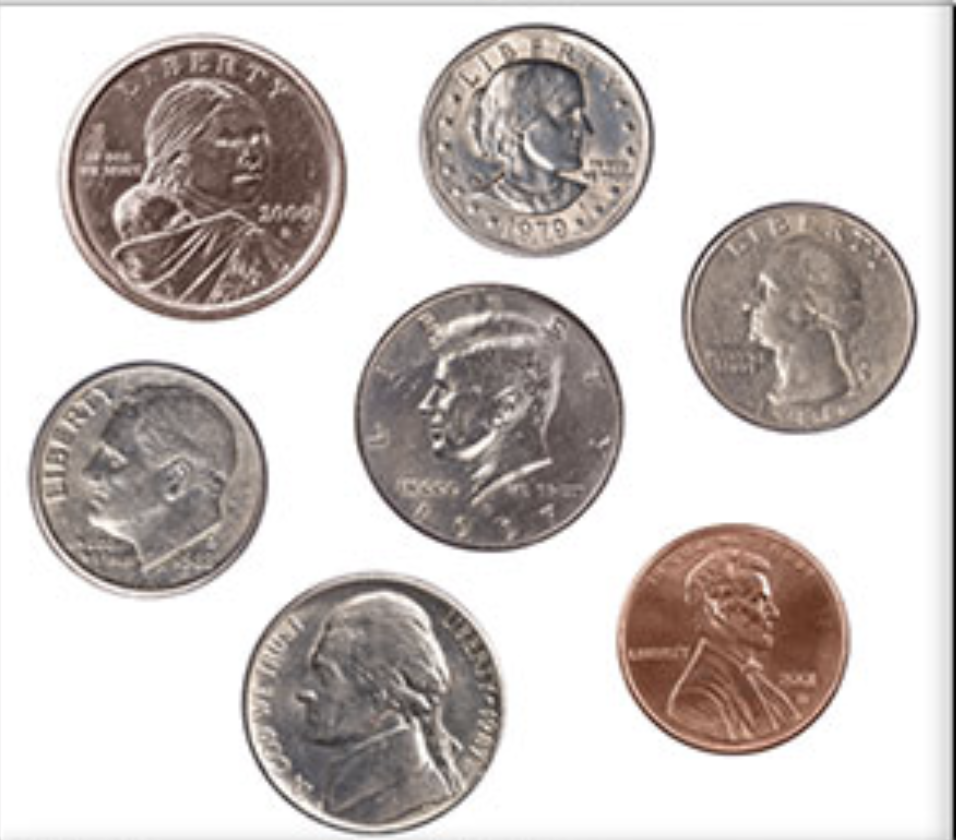
#> input picture module1/coin_image.png, 956 x 840 px
$ python adaptive_thresholding.py --image coin_image.png
#> lines starting #> are read from the running program, lines starting #| are printed output that depends on the picture; after the words box and inside, x2 and y2 are one past the last pixel; in counts of white or black regions, pixels touching at a corner belong together
import cv2
from argparse import ArgumentParser
from skimage.filters import threshold_local

ap = ArgumentParser()
ap.add_argument("-i", "--image", required=True, help = "Path to the image is required")
args = vars(ap.parse_args())

image = cv2.imread(args["image"])
#> image is the input picture: shape (840, 956, 3); mean B, G, R 193.3, 196, 202.8
gray = cv2.cvtColor(image, cv2.COLOR_BGR2GRAY)
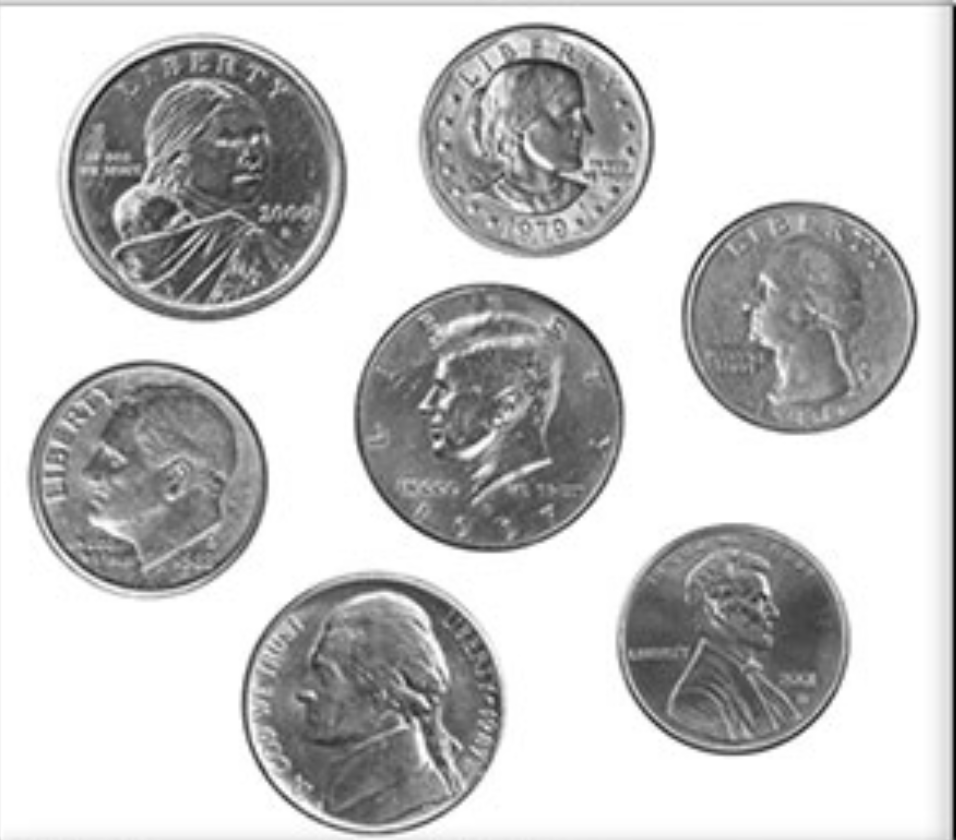
#> gray: shape (840, 956); min 0, max 255, mean 197.7
blurred = cv2.GaussianBlur(gray, (13, 5), 0)
# instead of manually specifying the threshold value, we can use adaptive
# thresholding to examine neighborhoods of pixels and adaptively threshold
# each neighborhood -- in this example, we'll calculate the mean value
# of the neighborhood area of 25 pixels and threshold based on that value;
# finally, our constant C is subtracted from the mean calculation (in this
# case 15)
thresh = cv2.adaptiveThreshold(blurred, 255, cv2.ADAPTIVE_THRESH_MEAN_C, cv2.THRESH_BINARY_INV, 35, 15)
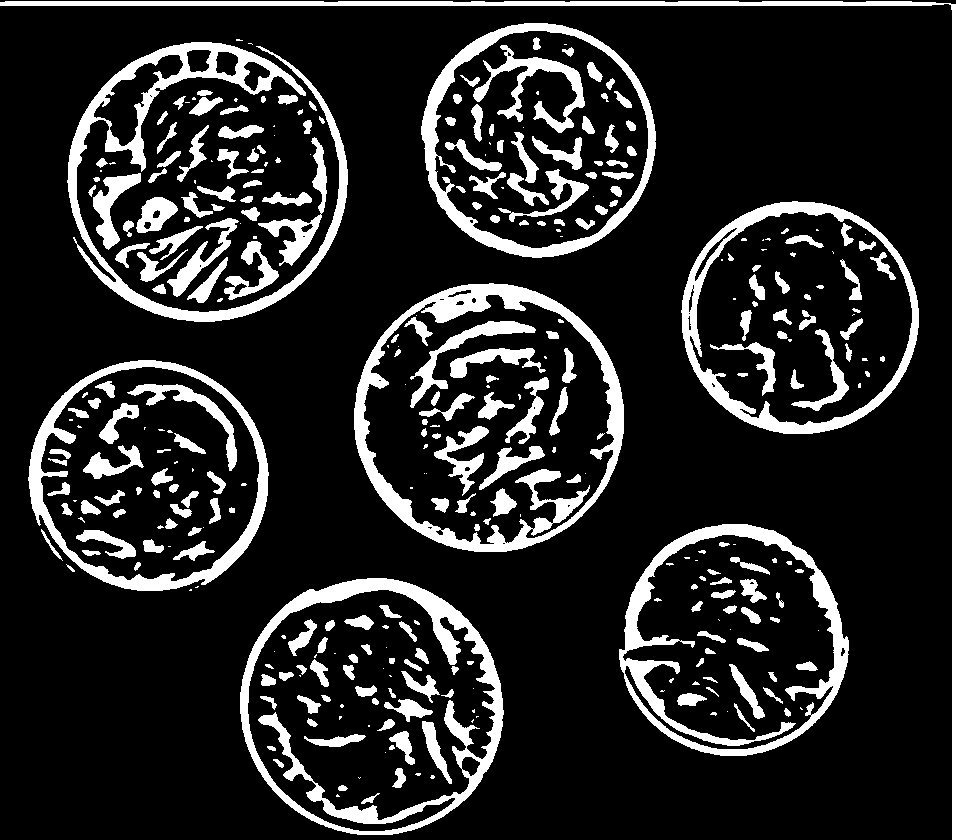
#> thresh: shape (840, 956); 15.3% white; 350 white regions (108 under 20 px), largest, box (x1, y1, x2, y2) and area: (354, 283, 624, 552) 11621, (240, 578, 504, 835) 11312, (67, 42, 348, 322) 10844
cv2.imshow("Thresh", thresh)

# personally, I prefer the scikit-image adaptive thresholding, it just
# feels a lot more "Pythonic"
T = threshold_local(blurred, 59, offset=5, method="gaussian")
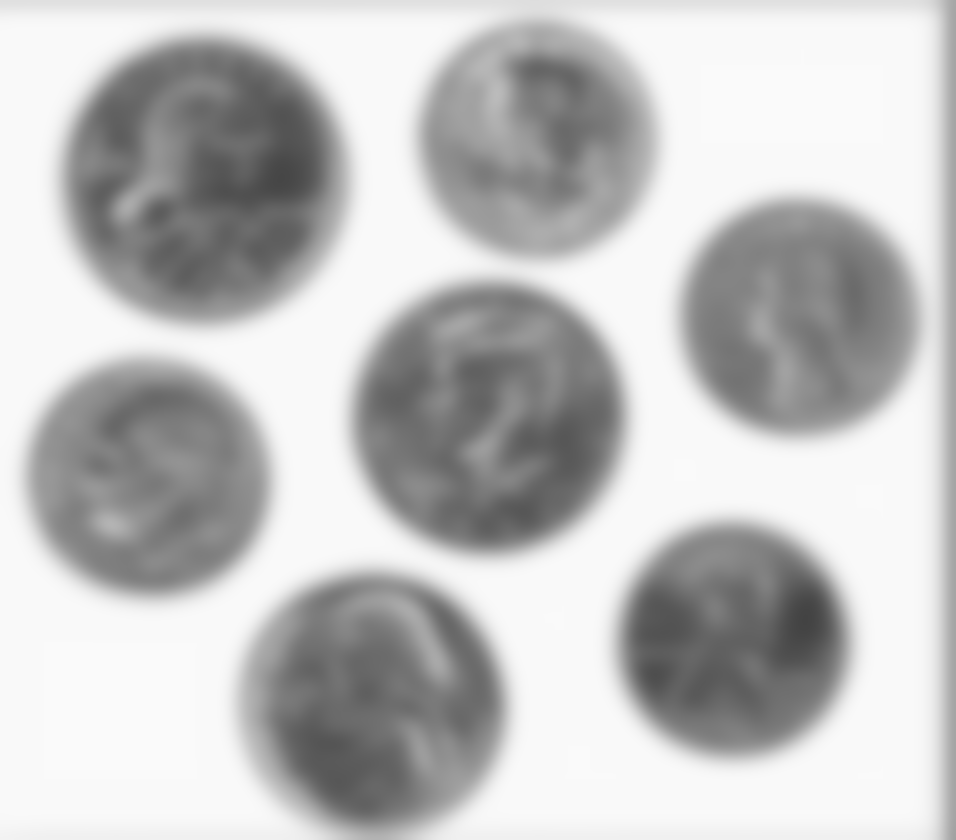
#> T: shape (840, 956) float64; min 67.74, max 250, mean 192.7
thresh = (blurred < T).astype("uint8") * 255
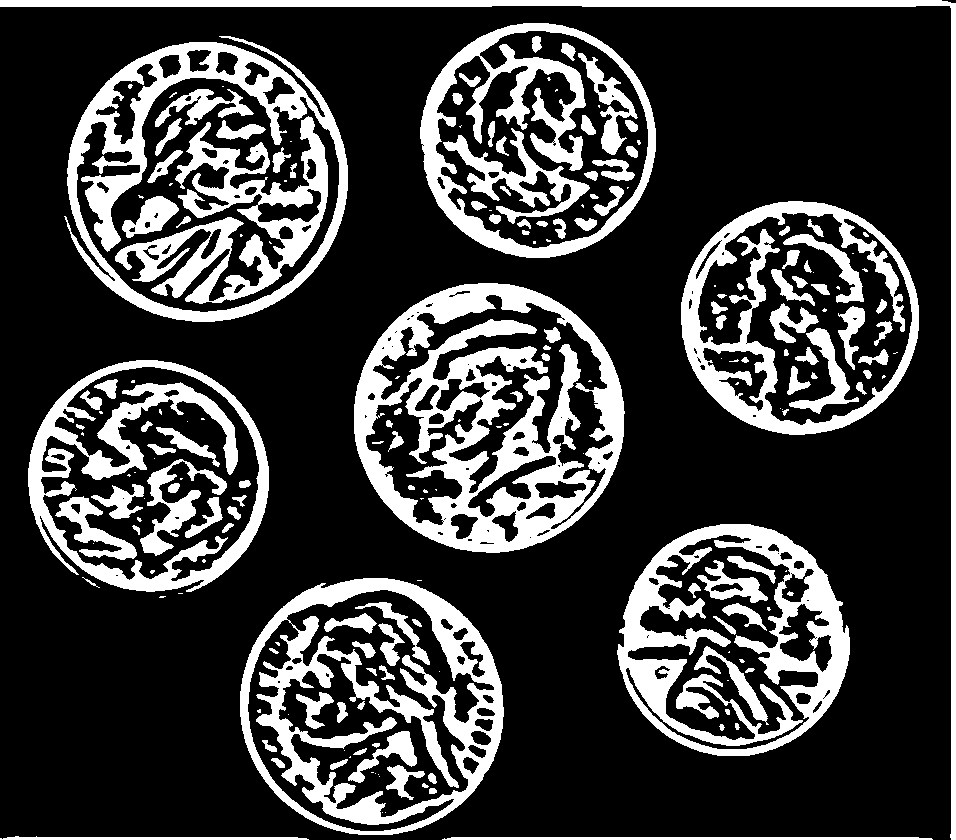
#> thresh: shape (840, 956); 24% white; 203 white regions (76 under 20 px), largest, box (x1, y1, x2, y2) and area: (354, 283, 625, 553) 31814, (240, 578, 504, 835) 21814, (617, 524, 850, 756) 19787
cv2.imshow("scikit-image Mean Thresh", thresh)
cv2.waitKey(0)

cv2.imshow("Original", image)
cv2.waitKey(0)

$ run again, on module1/brickwall.png
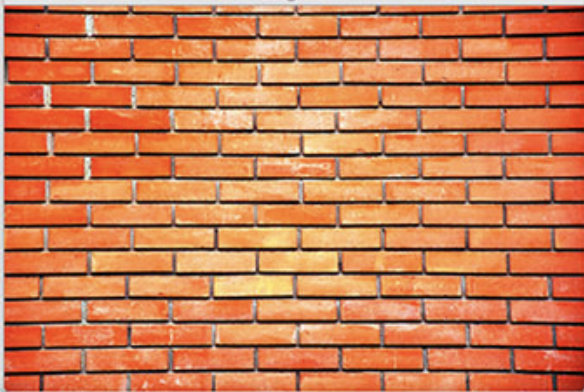
#> input picture module1/brickwall.png, 584 x 392 px
#> image is the input picture: shape (392, 584, 3); mean B, G, R 82.8, 124.3, 201.8
#> `T = threshold_local(blurred, 59, offset=5, method="gaussian")`:
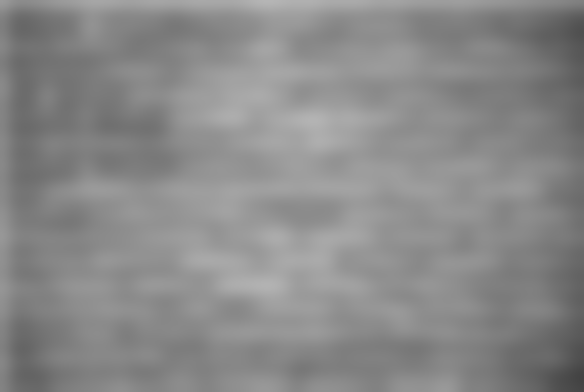
#> T: shape (392, 584) float64; min 66.88, max 181.7, mean 137.7
#> `thresh = (blurred < T).astype("uint8") * 255`:
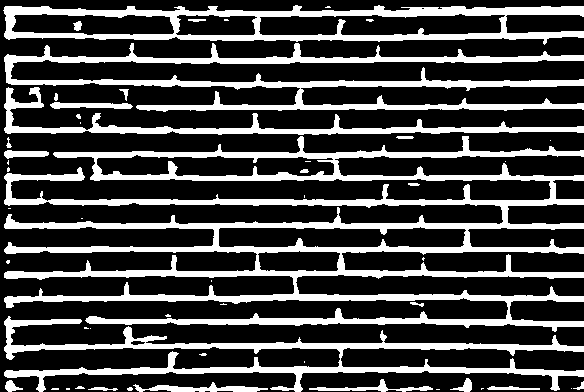
#> thresh: shape (392, 584); 27.1% white; 52 white regions (28 under 20 px), largest, box (x1, y1, x2, y2) and area: (4, 136, 584, 332) 28596, (4, 43, 584, 112) 9908, (4, 316, 584, 392) 8397

$ run again, on module1/cocunut_tree.png
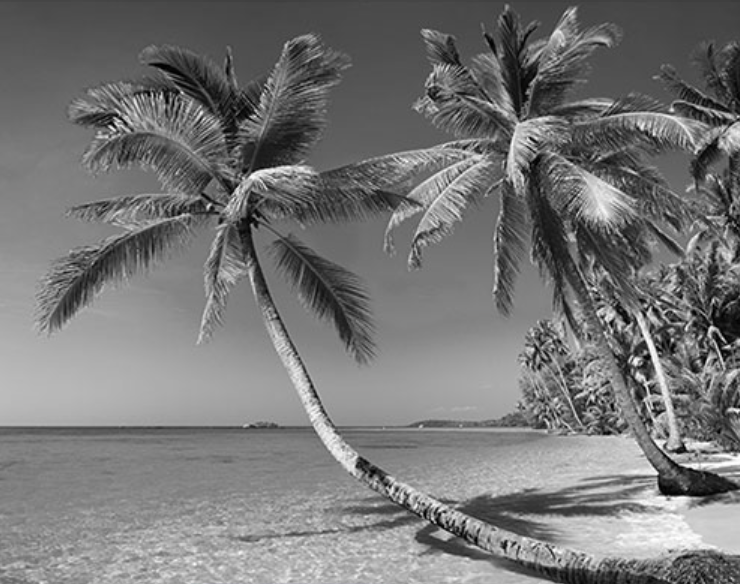
#> input picture module1/cocunut_tree.png, 740 x 584 px
#> image is the input picture: shape (584, 740, 3); mean B, G, R 118.6, 118.6, 118.6
#> `thresh = cv2.adaptiveThreshold(blurred, 255, cv2.ADAPTIVE_THRESH_MEAN_..`:
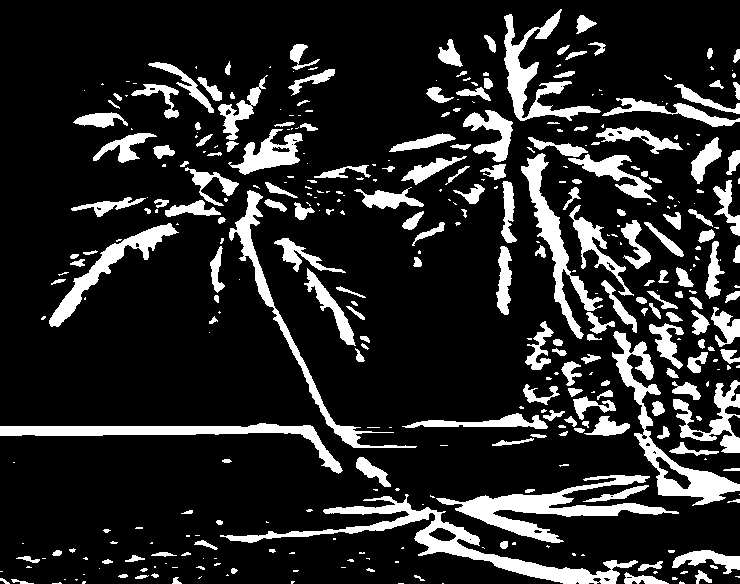
#> thresh: shape (584, 740); 16.1% white; 383 white regions (183 under 20 px), largest, box (x1, y1, x2, y2) and area: (220, 494, 638, 584) 5347, (436, 475, 679, 543) 4369, (612, 331, 740, 506) 3861
#> `thresh = (blurred < T).astype("uint8") * 255`:
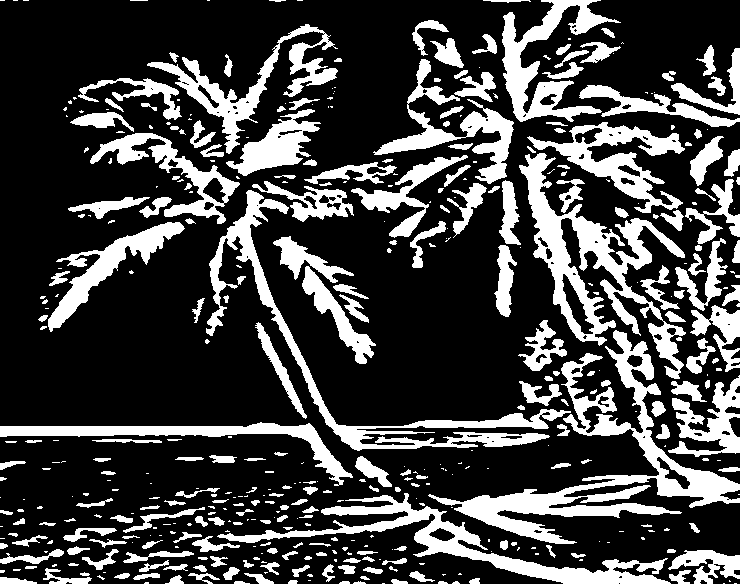
#> thresh: shape (584, 740); 26.1% white; 451 white regions (211 under 20 px), largest, box (x1, y1, x2, y2) and area: (428, 330, 740, 544) 11816, (519, 153, 686, 379) 9302, (206, 190, 571, 451) 7626
